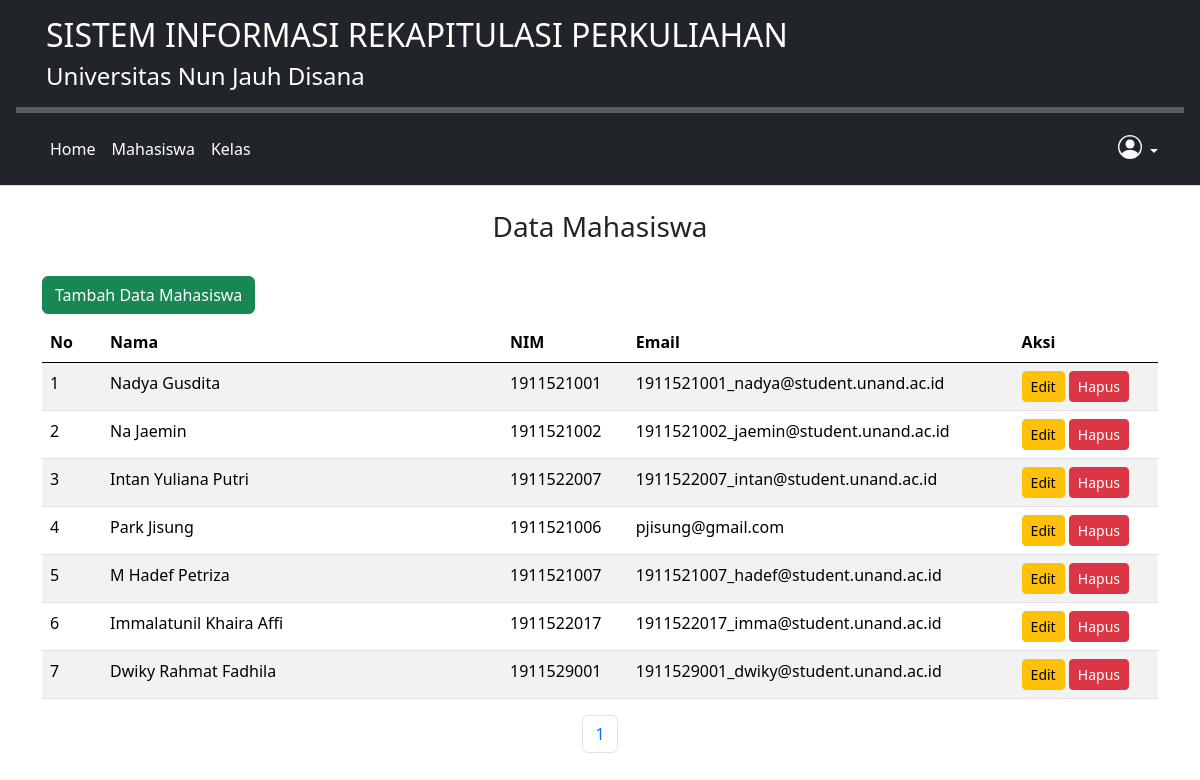
/index_mahasiswa.php (signed in), run on the app's committed database.
### tables this page shows
CREATE TABLE `mahasiswa` (
  `mahasiswa_id` int(11) NOT NULL,
  `nama` varchar(50) DEFAULT NULL,
  `nim` varchar(18) DEFAULT NULL,
  `email` varchar(50) DEFAULT NULL,
  `tipe` int(11) DEFAULT NULL,
  `pass` int(11) DEFAULT NULL
);

### index_mahasiswa.php (the view, shortened to what this page needs)
<?php
include "_headeradmin.php";
include "database.php";
?>
<div class="container">
  <div class="row my-4">
    <div class="col text-center">
      <h3>Data Mahasiswa</h3>
    </div>
  </div>
  <div class="row">
    <div class="col">
      <a href="tambah_mahasiswa.php" class="btn btn-success mb-2">Tambah Data Mahasiswa</a>
    </div>
  </div>
  <div class="row">
    <div class="col">
      <table class="table table-striped" id="datatable">
        <thead>
          <tr>
            <th> No </th>
            <th> Nama </th>
            <th> NIM </th>
            <th> Email </th>
            <th> Aksi </th>
          </tr>
        </thead>
        <tbody>
          <?php
          $batas = 10;
          $halaman = isset($_GET['halaman']) ? (int)$_GET['halaman'] : 1;
          $halaman_awal = ($halaman > 1) ? ($halaman * $batas) - $batas : 0;
          $hasil = mysqli_query($db, "SELECT * FROM mahasiswa WHERE tipe = 2");
          $jumlah_data = mysqli_num_rows($hasil);
          $total_halaman = ceil($jumlah_data / $batas);
          $data_pegawai = mysqli_query($db, "select * from mahasiswa WHERE tipe = 2 limit $halaman_awal, $batas");
          $no = 1;
          while ($row = mysqli_fetch_array($data_pegawai)) {
          ?>
            <tr>
              <td width="60px">
                <?= $no++; ?>
              </td>
              <td width="400px"><?= $row['nama']; ?></td>
              <td>
                <?= $row['nim']; ?>
              </td>
              <td>
                <?= $row['email']; ?>
              </td>
              <td>
                <a href="edit_mahasiswa.php?mahasiswa_id=<?= $row['mahasiswa_id']; ?>" class="btn btn-warning btn-sm">Edit</a>
                <a href="hapus_mahasiswa.php?mahasiswa_id=<?= $row['mahasiswa_id']; ?>" class="btn btn-danger btn-sm" onclick="return confirm('Yakin Hapus?')">Hapus</a>
              </td>
            </tr>
          <?php } ?>
        </tbody>
      </table>
      <nav>
        <ul class="pagination justify-content-center">
          <?php
          for ($x = 1; $x <= $total_halaman; $x++) {
          ?>
            <li class="page-item"><a class="page-link" href="?halaman=<?php echo $x ?>"><?php echo $x; ?></a></li>
          <?php
          }
          ?>
        </ul>
      </nav>
    </div>
  </div>
</div>

### _headeradmin.php (shortened to what this page needs)
<!DOCTYPE html>
<html lang="en">
<head>
  <link href="https://cdn.jsdelivr.net/npm/bootstrap@5.0.1/dist/css/bootstrap.min.css" rel="stylesheet">
  <link href="../assets/dist/css/bootstrap.min.css" rel="stylesheet">
  <link href="style.css" rel="stylesheet">
  <link rel="stylesheet" href="https://cdn.jsdelivr.net/npm/bootstrap-icons@1.5.0/font/bootstrap-icons.css">
</head>
<body>
  <header class="p-3 bg-dark border-bottom">
    <h2 style="color:white;padding-left:30px;">SISTEM INFORMASI REKAPITULASI PERKULIAHAN</h2>
    <h4 style="color:white;padding-left:30px;"> Universitas Nun Jauh Disana</h4>
    <hr style="color:white;" size="8px;">
    <div class="container">
      <div class="d-flex flex-wrap align-items-center justify-content-center justify-content-lg-start">
        <ul class="nav col-12 col-lg-auto me-lg-auto mb-2 justify-content-center mb-md-0">
          <li><a href="_welcomeadmin.php" class="nav-link px-2 text-white">Home</a></li>
          <li><a href="index_mahasiswa.php" class="nav-link px-2 text-white">Mahasiswa</a></li>
          <li><a href="kelasadmin.php" class="nav-link px-2 text-white">Kelas</a></li>
        </ul>
        <div class="flex-shrink-0 dropdown">
          <a href="#" class="d-block link-light text-decoration-none dropdown-toggle" id="dropdownUser2" data-bs-toggle="dropdown" aria-expanded="false">
          </a>
        </div>
      </div>
    </div>
  </header>

### style.css (style rules this page uses)
body { background-color: rgba(255, 255, 255, 0.979); }
.bi { vertical-align: -0.125em; fill: currentColor; }
.dropdown-toggle { outline: 0; }

### data on the page
mahasiswa: nama "Nadya Gusdita", nim "1911521001", email "1911521001_nadya@student.unand.ac.id"
mahasiswa: nama "Na Jaemin", nim "1911521002", email "1911521002_jaemin@student.unand.ac.id"
mahasiswa: nama "Intan Yuliana Putri", nim "1911522007", email "1911522007_intan@student.unand.ac.id"
mahasiswa: nama "Park Jisung", nim "1911521006", email "pjisung@gmail.com"
mahasiswa: nama "M Hadef Petriza", nim "1911521007", email "1911521007_hadef@student.unand.ac.id"
mahasiswa: nama "Immalatunil Khaira Affi", nim "1911522017", email "1911522017_imma@student.unand.ac.id"
mahasiswa: nama "Dwiky Rahmat Fadhila", nim "1911529001", email "1911529001_dwiky@student.unand.ac.id"
